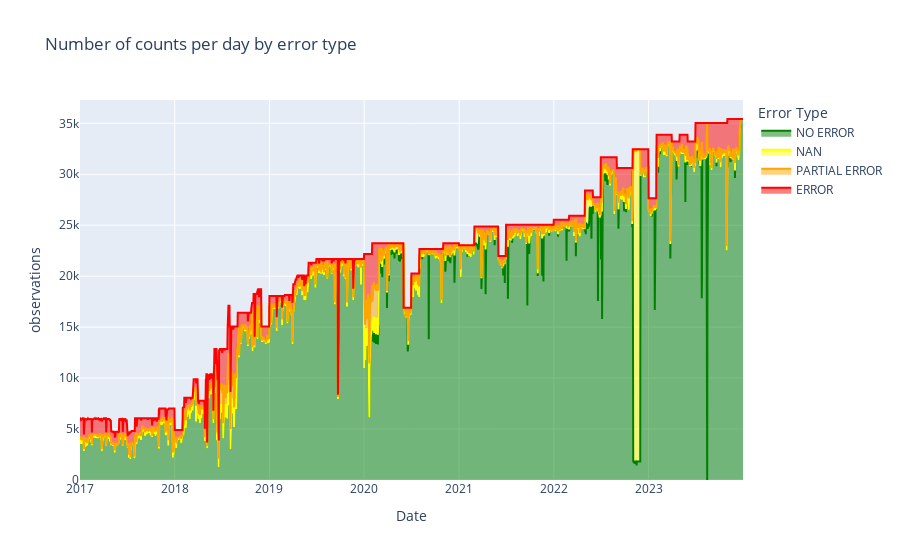

The notebook cell this image was saved under:
### Code cell
fig = px.area(observations_per_day, x='date', y=observations_per_day['observations'],
              color='ERROR', 
              title='Number of counts per day by error type', 
              labels={'date': 'Date', 'counts': 'Number of counts', 'ERROR': 'Error Type'},
              category_orders={'ERROR': ['NO ERROR','NAN', 'PARTIAL ERROR','ERROR' ]},
              color_discrete_map={'NO ERROR': 'green', 'PARTIAL ERROR': 'orange','NAN':"yellow", 'ERROR': 'red'})
              
fig.show()

### Figure 1 — Plotly figure (JSON) as saved in the notebook; plotly's stock layout.template omitted (floating-point values rounded to 4 significant figures; data arrays with more than 128 entries replaced by an {"elided": "..."} marker saying what was removed)
{"data": [{"fillpattern": {"shape": ""}, "hovertemplate": "Error Type=NO ERROR<br>Date=%{x}<br>observations=%{y}<extra></extra>", "legendgroup": "NO ERROR", "line": {"color": "green"}, "marker": {"symbol": "circle"}, "mode": "lines", "name": "NO ERROR", "orientation": "v", "showlegend": true, "stackgroup": "1", "type": "scatter", "x": {"elided": "2551 str values"}, "xaxis": "x", "y": {"elided": "2551 int values"}, "yaxis": "y"}, {"fillpattern": {"shape": ""}, "hovertemplate": "Error Type=NAN<br>Date=%{x}<br>observations=%{y}<extra></extra>", "legendgroup": "NAN", "line": {"color": "yellow"}, "marker": {"symbol": "circle"}, "mode": "lines", "name": "NAN", "orientation": "v", "showlegend": true, "stackgroup": "1", "type": "scatter", "x": {"elided": "385 str values"}, "xaxis": "x", "y": {"elided": "385 int values"}, "yaxis": "y"}, {"fillpattern": {"shape": ""}, "hovertemplate": "Error Type=PARTIAL ERROR<br>Date=%{x}<br>observations=%{y}<extra></extra>", "legendgroup": "PARTIAL ERROR", "line": {"color": "orange"}, "marker": {"symbol": "circle"}, "mode": "lines", "name": "PARTIAL ERROR", "orientation": "v", "showlegend": true, "stackgroup": "1", "type": "scatter", "x": {"elided": "2530 str values"}, "xaxis": "x", "y": {"elided": "2530 int values"}, "yaxis": "y"}, {"fillpattern": {"shape": ""}, "hovertemplate": "Error Type=ERROR<br>Date=%{x}<br>observations=%{y}<extra></extra>", "legendgroup": "ERROR", "line": {"color": "red"}, "marker": {"symbol": "circle"}, "mode": "lines", "name": "ERROR", "orientation": "v", "showlegend": true, "stackgroup": "1", "type": "scatter", "x": {"elided": "2525 str values"}, "xaxis": "x", "y": {"elided": "2525 int values"}, "yaxis": "y"}], "layout": {"legend": {"title": {"text": "Error Type"}, "tracegroupgap": 0}, "title": {"text": "Number of counts per day by error type"}, "xaxis": {"anchor": "y", "domain": [0, 1], "title": {"text": "Date"}}, "yaxis": {"anchor": "x", "domain": [0, 1], "title": {"text": "observations"}}}}
